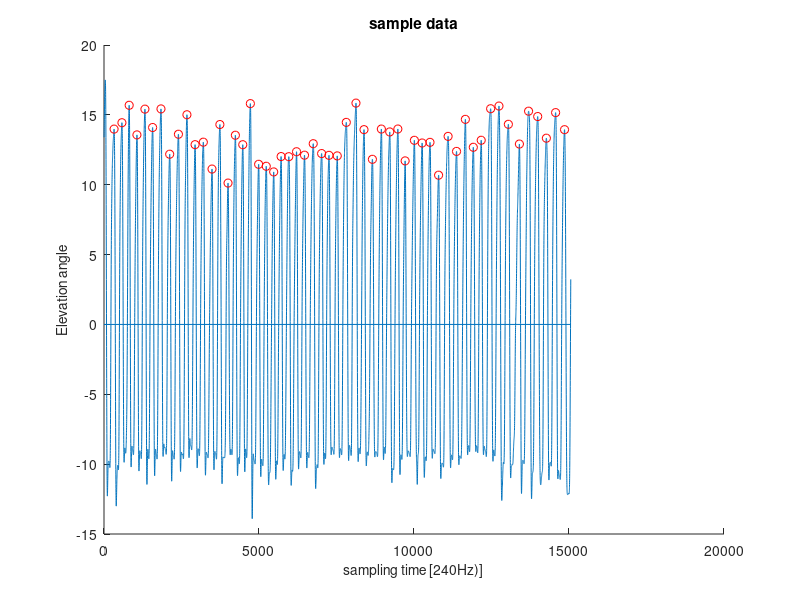

The MATLAB source for this figure:
% clear all
% close all

%%%%%%%%%%%%%%%%%%%%%%%%%%%%%%%
% Load Sample Data 
%%%%%%%%%%%%%%%%%%%%%%%%%%%%%%%
% this sample data was not used for the analysis in our paper
load('data/SampleData.mat')
Data = SampleData;

%%%%%%%%%%%%%%%%%%%%%%%%%%%%%%%
% Parameters
%%%%%%%%%%%%%%%%%%%%%%%%%%%%%%%
SampRate = 240;  % Hz

%%%%%%%%%%%%%%%%%%%%%%%%%%%%%%%
% Peak Detection
%%%%%%%%%%%%%%%%%%%%%%%%%%%%%%%
ReferenceLine = ones(length(Data),1)*mean(Data);
Data = Data - ReferenceLine;

Bi = zeros(1,length(Data));
Bi(Data > 0) = 1 ;
T_e = find(diff(Bi) ==  1); % an extention point
T_f = find(diff(Bi) == -1); %  a flexion point
T_f = T_f(T_f > T_e(1));    % remove points before the first extention point

n_i =  min(length(T_e),length(T_f));
PAmp  = [];
PTime = [];
for i = 1:n_i
    if T_e(i) < T_f(i)
        tim_window = T_e(i) : T_f(i);
        [PAmp(i), PTime(i)] = max(Data(tim_window));
        PTime(i) = PTime(i) + T_e(i) - 1;
    else
        disp(['ERROR!!!']);
        return
    end
end

PeakTime = PTime';
PeakAmp  = PAmp';

%%%%%%%%%%%%%%%%%%%%%%%%%%%%%%%
% Plot data
%%%%%%%%%%%%%%%%%%%%%%%%%%%%%%%
figure('Name',['Peak detection using sample data'],'NumberTitle','off');
hold on
line([0 length(Data)],[0 0]);
plot(Data)
plot(PeakTime,PeakAmp,'ro')
title(['sample data'])

ylabel('Elevation angle','FontSize',10);
xlabel('sampling time [240Hz)]','FontSize',10)
